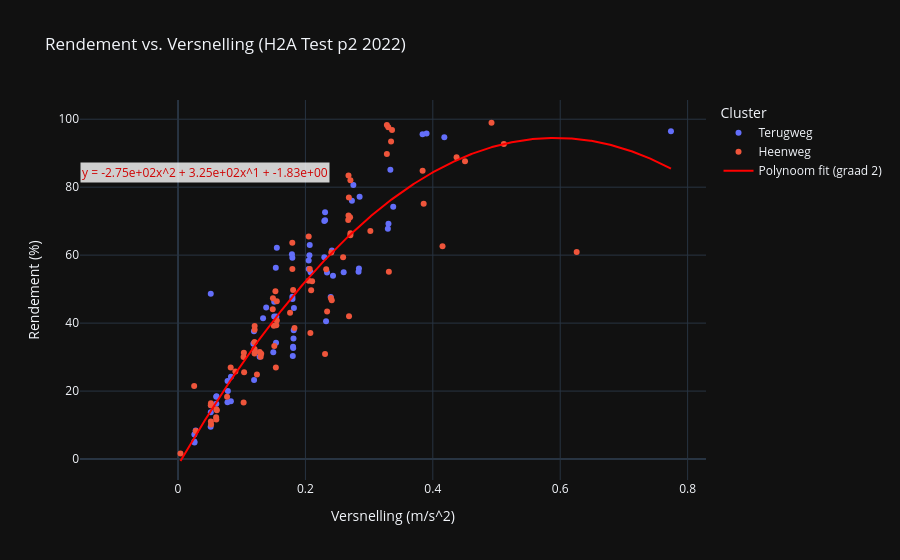

Notebook code for this chart:
### Code cell
def rendement_vs_versnelling_plotly(dataframe, polynoom_graad):
    """
    Visualiseert de relatie tussen versnelling en rendement met een polynoom fit in Plotly.

    Parameters:
    dataframe (pd.DataFrame): DataFrame met de kolommen 'Versnelling (m/s^2)' en 'Rendement (bij GPS verandering) (%)'.
    polynoom_graad (int): De graad van de polynoom die aan de data wordt aangepast.

    Returns:
    plotly.graph_objects.Figure: De interactieve Plotly-figuur.
    """
    # Extractie van de benodigde data
    x = dataframe['Versnelling (m/s^2)']
    y = dataframe['Rendement motor (bij GPS verandering) (%)']

    # Berekening van de polynoomfit (beste fit door alle punten)
    coefficients = np.polyfit(x, y, polynoom_graad)
    polynomial = np.poly1d(coefficients)

    # Genereer waardes voor een vloeiende curve
    x_smooth = np.linspace(min(x), max(x), 500)
    y_smooth = polynomial(x_smooth)

    # Bereken de fit vergelijking
    fit_equation = "y = " + " + ".join(
        [f"{coef:.2e}x^{polynoom_graad - i}" if polynoom_graad - i > 0 else f"{coef:.2e}" for i, coef in enumerate(coefficients)]
    )

    # Maak een go.Figure op basis van px.scatter
    scatter_fig = px.scatter(
        dataframe,
        x='Versnelling (m/s^2)',
        y='Rendement motor (bij GPS verandering) (%)',
        color='Cluster',  # Cluster gebruiken voor kleur als aanwezig
        hover_data={
            'Versnelling (m/s^2)': True,
            'Rendement motor (bij GPS verandering) (%)': True,
            'index': True,  # Rij-index
        },
        title='Rendement vs. Versnelling (H2A Test p2 2022)',
        labels={
            'Versnelling (m/s^2)': 'Versnelling (m/s^2)',
            'Rendement motor (bij GPS verandering) (%)': 'Rendement (%)'
        }
    ).update_traces(showlegend=True)  # Zorgt dat er geen dubbele legendes verschijnen

    # Voeg de polynoomfit toe
    scatter_fig.add_trace(
        go.Scatter(
            x=x_smooth,
            y=y_smooth,
            mode='lines',
            name=f'Polynoom fit (graad {polynoom_graad})',
            line=dict(color='red', width=2),
            hoverinfo='skip'
        )
    )

    # Voeg polynoomvergelijking toe aan de layout
    scatter_fig.add_annotation(
        x=0.05 * (max(x) - min(x)) + min(x),
        y=0.85 * (max(y) - min(y)) + min(y),
        text=fit_equation,
        showarrow=False,
        font=dict(size=12, color='red'),
        align='left',
        bgcolor='white',
        opacity=0.8
    )

    # Verwijder expliciete .show()
    return scatter_fig

# Aanroep van de functie met de gefilterde dataset
fig = rendement_vs_versnelling_plotly(filtered_df, 2)
fig.show()  # Roep expliciet fig.show() alleen buiten de functie aan

### Figure 1 — Plotly figure (JSON) as saved in the notebook; plotly's stock layout.template omitted (floating-point values rounded to 4 significant figures; data arrays with more than 128 entries replaced by an {"elided": "..."} marker saying what was removed)
{"data": [{"customdata": [[13242], [13379], [13496], [13614], [13750], [13869], [14143], [14374], [14508], [14622], [14755], [14869], [38814], [38924], [39164], [39293], [39422], [39551], [39901], [40363], [40620], [40843], [40972], [41322], [41451], [41562], [42776], [43016], [43249], [43723], [44680], [44789], [45153], [45280], [47094], [47205], [47316], [47443], [47678], [47804], [47912], [48038], [48147], [48274], [48383], [48747], [48875], [48984], [49950], [111173], [111281], [111408], [111516], [111642], [111986], [112220], [112347], [112455], [113407], [113641], [113984], [114110], [114218], [114344], [114561], [114689], [115989], [116466]], "hovertemplate": "Cluster=Terugweg<br>Versnelling (m/s^2)=%{x}<br>Rendement (%)=%{y}<br>index=%{customdata[0]}<extra></extra>", "legendgroup": "Terugweg", "marker": {"color": "#636efa", "symbol": "circle"}, "mode": "markers", "name": "Terugweg", "orientation": "v", "showlegend": true, "x": [0.7738, 0.1802, 0.1808, 0.1194, 0.02591, 0.1183, 0.1535, 0.1806, 0.2834, 0.1816, 0.07764, 0.3304, 0.1795, 0.06014, 0.3334, 0.2052, 0.02564, 0.2052, 0.2308, 0.1192, 0.2068, 0.1335, 0.2308, 0.1384, 0.1795, 0.1788, 0.05124, 0.1813, 0.2433, 0.273, 0.2753, 0.151, 0.02777, 0.05183, 0.02564, 0.2397, 0.1496, 0.2601, 0.3378, 0.2339, 0.182, 0.07824, 0.2416, 0.2851, 0.151, 0.07775, 0.1551, 0.06039, 0.2324, 0.1281, 0.3902, 0.2297, 0.1201, 0.1543, 0.2063, 0.08311, 0.2297, 0.06003, 0.08297, 0.284, 0.4181, 0.3839, 0.1798, 0.05142, 0.2082, 0.05142, 0.1538, 0.3294], "xaxis": "x", "y": [96.46, 30.31, 32.7, 23.26, 4.875, 33.9, 56.33, 33.06, 55.09, 37.88, 16.68, 69.23, 47.76, 16.24, 85.16, 55.92, 7.197, 58.46, 70.26, 37.63, 62.96, 41.42, 72.62, 44.61, 59.22, 60.24, 9.476, 35.45, 53.94, 76.02, 80.61, 46.25, 8.39, 15.84, 5.176, 47.7, 31.46, 55.0, 74.21, 54.92, 44.47, 20.0, 61.38, 77.18, 41.91, 22.94, 62.14, 18.48, 40.53, 30.13, 95.78, 59.35, 32.12, 41.94, 59.95, 24.19, 70.07, 18.32, 16.98, 56.08, 94.71, 95.55, 47.13, 13.79, 54.98, 48.61, 34.2, 67.78], "yaxis": "y", "type": "scatter"}, {"customdata": [[24284], [24398], [24512], [25138], [25994], [26125], [26237], [26366], [26606], [26716], [26826], [27083], [27193], [27321], [27542], [27670], [27908], [28146], [28257], [28385], [28514], [28624], [28735], [28864], [28974], [29106], [30076], [30187], [30316], [30425], [30552], [30660], [30786], [30913], [31023], [31133], [31261], [31737], [31848], [31976], [32086], [32214], [32452], [32692], [34142], [34253], [34381], [34617], [34726], [34853], [34963], [35218], [35328], [35569], [102721], [102832], [102961], [103072], [103200], [103309], [103435], [103544], [103778], [104012], [104138], [104246], [104356], [104482], [104608], [104716], [104825], [105059], [105185], [105294], [105527], [105653], [105761], [105887], [105996]], "hovertemplate": "Cluster=Heenweg<br>Versnelling (m/s^2)=%{x}<br>Rendement (%)=%{y}<br>index=%{customdata[0]}<extra></extra>", "legendgroup": "Heenweg", "marker": {"color": "#EF553B", "symbol": "circle"}, "mode": "markers", "name": "Heenweg", "orientation": "v", "showlegend": true, "x": [0.1536, 0.2078, 0.1199, 0.1239, 0.2672, 0.4373, 0.05985, 0.05162, 0.07702, 0.2707, 0.1202, 0.2052, 0.1504, 0.2068, 0.3278, 0.336, 0.1203, 0.0278, 0.3278, 0.1034, 0.1795, 0.1203, 0.149, 0.2052, 0.1203, 0.02534, 0.4152, 0.5115, 0.3857, 0.1512, 0.2592, 0.06094, 0.1306, 0.1038, 0.06014, 0.2105, 0.1551, 0.1807, 0.2682, 0.1551, 0.2707, 0.05169, 0.1529, 0.0827, 0.0519, 0.0601, 0.4921, 0.1829, 0.3019, 0.1297, 0.2705, 0.2326, 0.2406, 0.1794, 0.003858, 0.6258, 0.2308, 0.2684, 0.103, 0.331, 0.234, 0.24, 0.2414, 0.4505, 0.384, 0.209, 0.1759, 0.1282, 0.1543, 0.2701, 0.2676, 0.12, 0.3344, 0.1487, 0.09004, 0.1029, 0.3301, 0.05145, 0.2676], "xaxis": "x", "y": [26.96, 37.1, 34.39, 24.91, 70.31, 88.79, 12.28, 11.05, 18.32, 66.44, 31.05, 52.49, 39.23, 55.93, 89.79, 96.85, 34.37, 8.239, 98.33, 31.25, 55.95, 38.05, 47.34, 65.49, 39.14, 21.47, 62.63, 92.67, 75.14, 33.29, 59.37, 14.38, 31.02, 25.55, 14.69, 52.34, 40.79, 49.75, 76.98, 46.44, 82.06, 16.42, 49.36, 26.94, 10.17, 11.67, 98.96, 38.56, 67.09, 30.13, 65.83, 55.86, 60.8, 63.66, 1.659, 60.93, 30.91, 42.05, 16.61, 55.08, 43.42, 47.39, 46.75, 87.59, 84.83, 49.66, 43.04, 31.47, 39.35, 71.18, 71.66, 32.41, 93.44, 44.11, 25.74, 30.02, 97.64, 15.82, 83.41], "yaxis": "y", "type": "scatter"}, {"hoverinfo": "skip", "line": {"color": "red", "width": 2}, "mode": "lines", "name": "Polynoom fit (graad 2)", "x": {"elided": "500 float values"}, "y": {"elided": "500 float values"}, "type": "scatter"}], "layout": {"xaxis": {"anchor": "y", "domain": [0.0, 1.0], "title": {"text": "Versnelling (m/s^2)"}}, "yaxis": {"anchor": "x", "domain": [0.0, 1.0], "title": {"text": "Rendement (%)"}}, "legend": {"title": {"text": "Cluster"}, "tracegroupgap": 0}, "title": {"text": "Rendement vs. Versnelling (H2A Test p2 2022)"}, "annotations": [{"align": "left", "bgcolor": "white", "font": {"color": "red", "size": 12}, "opacity": 0.8, "showarrow": false, "text": "y = -2.75e+02x^2 + 3.25e+02x^1 + -1.83e+00", "x": 0.04236, "y": 84.36}]}}
